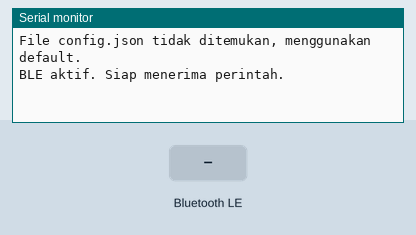
Recording of a sketch running on a simulated ESP32. Shown: the last lines printed to the serial monitor. The test bench sets the inputs (shaded band). Storage starts empty; nothing arrives over Bluetooth unless stated; a phone connects over Bluetooth LE 3 s after start. At 6.0 s the program restarts the board; the recording ends there.

Above: at 1.2 s.
1.3 s: Bluetooth LE write "SETTIME" received
At 2.5 s:
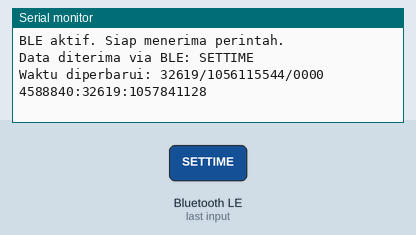
2.8 s: Bluetooth LE write "BLE_NAME" received
At 2.98 s:
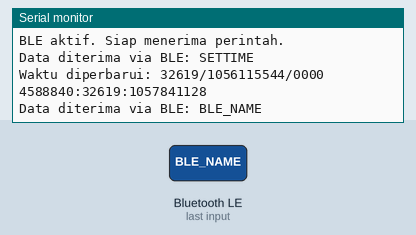
4.5 s: Bluetooth LE write "is12hFormat" received
At 5.1 s:
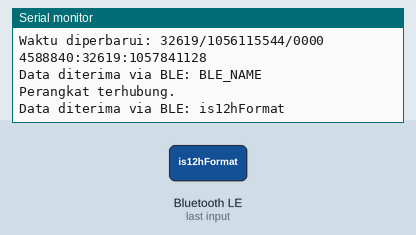

Measured:
- after the input at 1.3 s, the serial monitor: prints a new line at once (image 1)
- after the input at 2.8 s, the serial monitor: prints a new line at once (image 2)
- after the input at 4.5 s, the serial monitor: prints a new line at once (image 3)

The sketch:

ESP32BLE.ino
```cpp
// ===========================
// BayMaxTools BLE + Clock
// GitHub Release 1.0.0
// ===========================

#include <FS.h>
#include <SPIFFS.h>
#include <BLE2902.h>
#include <BLEUtils.h>
#include <BLEDevice.h>
#include <BLEServer.h>
#include <ArduinoJson.h>

// === Global Settings ===
bool receivedSetTime = false;
String setTimePayload = "";
bool receivedSetting = false;
String settingPayload = "";
String BLE_Stat = "Bluetooth Disconnected";

// === Clock Data ===
int day = 1, month = 1, year = 2025;
int hour = 0, minute = 0, second = 0;
bool is12hFormat = false;

// === BLE UUIDs ===
String BLE_NAME = "BayMaxTools";
BLEServer *pServer;
BLEAdvertising *pAdvertising;
#define SERVICE_UUID        "4fafc201-1fb5-459e-8fcc-c5c9c331914b"
#define CHARACTERISTIC_UUID "beb5483e-36e1-4688-b7f5-ea07361b26a8"

// === BLE Callbacks ===
class MyCallbacks : public BLECharacteristicCallbacks {
    void onWrite(BLECharacteristic *pCharacteristic) {
      String data = String(pCharacteristic->getValue().c_str());
      data.trim();
      Serial.print("Data diterima via BLE: ");
      Serial.println(data);

      if (data.startsWith("SETTIME")) {
        setTimePayload = data;
        receivedSetTime = true;
      } else if (data.startsWith("SETCFG")) {
        settingPayload = data;
        receivedSetting = true;
      }
    }
};

class MyServerCallbacks : public BLEServerCallbacks {
    void onConnect(BLEServer* pServer) {
      Serial.println("Perangkat terhubung.");
      BLE_Stat = "Bluetooth Connect";
    }

    void onDisconnect(BLEServer* pServer) {
      Serial.println("Perangkat terputus. Mulai advertising ulang...");
      delay(100);
      pAdvertising->start();
      BLE_Stat = "Bluetooth Disconnect";
    }
};

// === Load Configuration ===
void loadConfig() {
  if (!SPIFFS.exists("/config.json")) {
    Serial.println("File config.json tidak ditemukan, menggunakan default.");
    return;
  }

  File configFile = SPIFFS.open("/config.json", "r");
  if (!configFile) {
    Serial.println("Gagal membuka config.json");
    return;
  }

  StaticJsonDocument<512> doc;
  DeserializationError error = deserializeJson(doc, configFile);
  if (error) {
    Serial.println("Gagal parsing config.json");
    return;
  }

  if (doc.containsKey("BLE_NAME")) {
    BLE_NAME = doc["BLE_NAME"].as<String>();
  }
  if (doc.containsKey("is12hFormat")) {
    is12hFormat = doc["is12hFormat"];
  }

  configFile.close();

  Serial.println("Konfigurasi berhasil dimuat dari config.json:");
  Serial.println("BLE_NAME: " + BLE_NAME);
  Serial.print("is12hFormat: "); Serial.println(is12hFormat);
}

// === Update Config Command ===
void handleSettingsCommand(String data) {
  File configFile = SPIFFS.open("/config.json", "r");
  if (!configFile) return;

  StaticJsonDocument<512> config;
  if (deserializeJson(config, configFile)) return;
  configFile.close();

  int firstComma = data.indexOf(',');
  int secondComma = data.indexOf(',', firstComma + 1);
  if (firstComma == -1 || secondComma == -1) return;

  String key = data.substring(firstComma + 1, secondComma);
  String value = data.substring(secondComma + 1);

  if (key == "BLE_NAME") config["BLE_NAME"] = value;
  else if (key == "is12hFormat") config["is12hFormat"] = (value == "1" || value == "true");
  else return;

  File configOut = SPIFFS.open("/config.json", "w");
  if (!configOut) return;
  serializeJson(config, configOut);
  configOut.close();
}

// === Setup ===
void setup() {
  Serial.begin(115200);
  if (!SPIFFS.begin(true)) return;

  loadConfig();
  BLEDevice::init(BLE_NAME);
  pServer = BLEDevice::createServer();
  pServer->setCallbacks(new MyServerCallbacks());

  BLEService *pService = pServer->createService(SERVICE_UUID);
  BLECharacteristic *pCharacteristic = pService->createCharacteristic(
                                         CHARACTERISTIC_UUID,
                                         BLECharacteristic::PROPERTY_WRITE | BLECharacteristic::PROPERTY_READ
                                       );
  pCharacteristic->setCallbacks(new MyCallbacks());

  pService->start();
  pAdvertising = BLEDevice::getAdvertising();
  pAdvertising->start();

  Serial.println("BLE aktif. Siap menerima perintah.");
}

// === Main Loop ===
void loop() {
  if (receivedSetTime) {
    int d, m, y, h, min, s;
    sscanf(setTimePayload.c_str(), "SETTIME,%d,%d,%d,%d,%d,%d", &d, &m, &y, &h, &min, &s);
    day = d; month = m; year = y;
    hour = h; minute = min; second = s;
    Serial.printf("Waktu diperbarui: %02d/%02d/%04d %02d:%02d:%02d\n", day, month, year, hour, minute, second);
    receivedSetTime = false;
  }

  if (receivedSetting) {
    handleSettingsCommand(settingPayload);
    loadConfig();
    receivedSetting = false;
    ESP.restart();
  }
}
```
